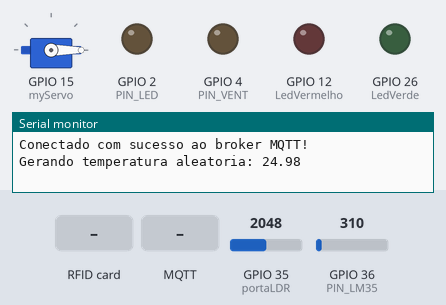
Recording of a sketch running on a simulated ESP32. Parts: servo, output pins drawn as LEDs (lit = HIGH), the last lines printed to the serial monitor. The test bench sets the inputs (shaded band); at power-on: GPIO 36 (PIN_LM35) = 310, GPIO 35 (portaLDR) = 2048. WiFi joins after 1.5 s; servers stay silent unless stated; no MQTT or app messages arrive unless stated.

Above: at 2.7 s.
2.8 s: RFID card 27 6E 6A C9 held to the reader
At 4.9 s:
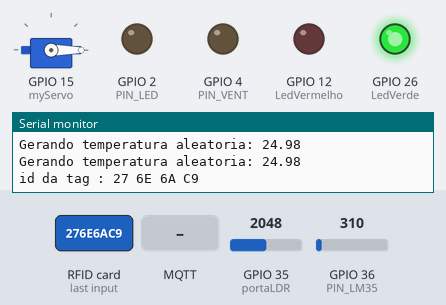
7.1 s: MQTT message "L" arrives on the first subscribed topic
At 9.8 s:
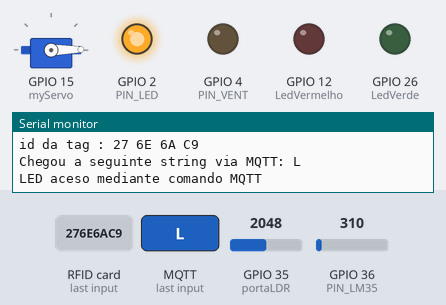
10.1 s: GPIO 36 (PIN_LM35) set to 553
11.8 s: GPIO 36 (PIN_LM35) set to 651
At 13.8 s:
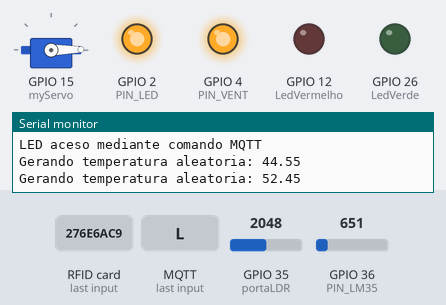
14.1 s: RFID card 5E 7A 19 C4 held to the reader
At 15.4 s:
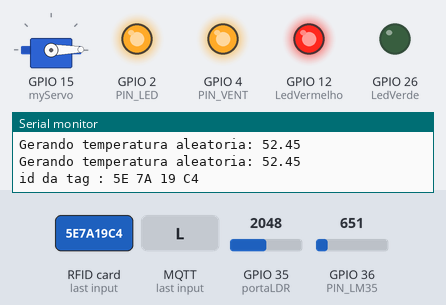
18.2 s: MQTT message "D" arrives on the first subscribed topic
At 19.5 s:
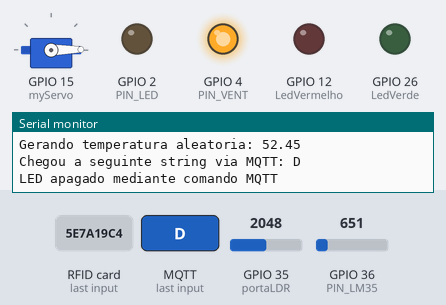
Timing chart, 0 to 21.2 s (numbered marks = the images above; inputs shaded):
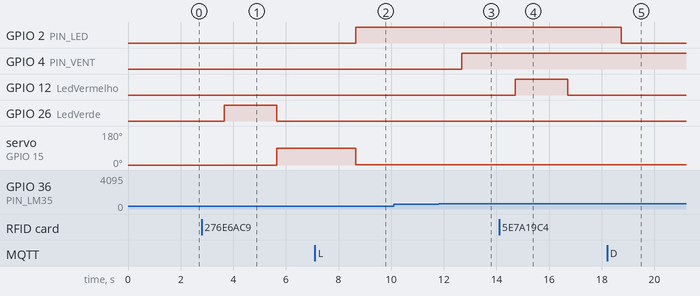

The sketch:

Codigo_ESP32_IOT.ino
```cpp
/*******************************************************************************************************************************************************
                                         -- TRABALHO INTERDISCIPLINAR: IOT --

 ALUNO: Ramon Vinícius Silva Corrêa
 TURMA: 3132.1.00

********************************************************************************************************************************************************/
                                              /*-- INCLUSÃO DE BIBLIOTECAS --*/
#include <WiFi.h> //Biblioteca para Wi-Fi
#include <PubSubClient.h> //Biblioteca para Pub e Sub
#include <SPI.h> //iblioteca para comunicação SPI do sensor RFID
#include <MFRC522.h> //Biblioteca para sensor RFID
#include <Servo.h> //Biblioteca para Servo Motor
#include <Wire.h>

/*******************************************************************************************************************************************************/
                                        /*-- DEFINIÇÕES PARA SENSOR RFID --*/

#define ID "27 6E 6A C9" //Define ID que será aceito pelo sensor RFID
#define LedVerde 26 //Define pino para Led Verde de indicação de "ACESSO LIBERADO"
#define LedVermelho 12 //Define pino para Led vermelho de indicação de "ACESSO NEGADO"
#define SS_PIN 14
#define RST_PIN 27

/*******************************************************************************************************************************************************/
                                        /*-- DEFINIÇÕES PARA SENSOR LDR --*/

#define portaLDR 35 //Define pino para sensor LDR
#define PIN_LED 2 //Define pino para LED
#define LED_BUILTIN 2

/*******************************************************************************************************************************************************/
                                        /*-- DEFINIÇÕES PARA SENSOR DE TEMPERATURA --*/

#define ADC_VREF_mV    3300.0 // in millivolt
#define ADC_RESOLUTION 4096.0
#define PIN_LM35       A0 //define pino analógico para LM35
#define PIN_VENT       4 //Define pino para acionar o cooler

/*******************************************************************************************************************************************************/
                                                    /*-- DEFINIÇÕES PARA MQTT --*/

#define TOPICO_SUBSCRIBE_LED         "topico_liga_desliga_led"
#define TOPICO_SUBSCRIBE_RFID        "topico_rfid"
#define TOPICO_SUBSCRIBE_VENT        "topico_vent"
#define TOPICO_PUBLISH_TEMPERATURA   "topico_sensor_temperatura"
#define TOPICO_PUBLISH_RFID          "topico_rfid"
#define TOPICO_PUBLISH_LDR           "topico_liga_desliga_led"
#define ID_MQTT  "Trabalho_3_IOT"     //id mqtt (para identificação de sessão)

const char* SSID     = "LIVE TIM_0820_2G"; // SSID / nome da rede WI-FI que deseja se conectar
const char* PASSWORD = "a3ehn6rep6"; // Senha da rede WI-FI que deseja se conectar
const char* BROKER_MQTT = "test.mosquitto.org";
int BROKER_PORT = 1883; // Porta do Broker MQTT

/*******************************************************************************************************************************************************/
                                                    /*-- VARIÁVEIS E OBJETOS GLOBAIS --*/

WiFiClient espClient; // Cria o objeto espClient
PubSubClient MQTT(espClient); // Instancia o Cliente MQTT passando o objeto espClient
MFRC522 mfrc522(SS_PIN, RST_PIN);   // define os pinos de controle do modulo de leitura de cartoes RFID
Servo myServo; //Cria objeto para servo motor

int j = 0, k=0; //Variáveis para flag
int adcVal = analogRead(PIN_LM35); //Variável para guardar valor do sensor de temperatura
int ativaServo = 0;

/*******************************************************************************************************************************************************/
                                                    /*-- PROTOTYPES --*/

void initWiFi(void);
void initMQTT(void);
void mqtt_callback(char* topic, byte* payload, unsigned int length);
void reconnectMQTT(void);
void reconnectWiFi(void);
void VerificaConexoesWiFIEMQTT(void);

/*******************************************************************************************************************************************************/
                                                    /*-- FUNÇÃO PARA CONECTAR-SE AO WI-FI --*/

void initWiFi(void)
{
  delay(10); //Delay de 10 milissegundos
  Serial.println("------Conexao WI-FI------"); //Imprime mensagem no monitor serial
  Serial.print("Conectando-se na rede: "); //Imprime mensagem no monitor serial
  Serial.println(SSID); //Imprime mensagem no monitor serial
  Serial.println("Aguarde"); //Imprime mensagem no monitor serial
  reconnectWiFi(); //Chama função para reconectar o Wi-Fi
}

/*******************************************************************************************************************************************************/
                                                    /*-- FUNÇÃO PARA CONECTAR-SE AO MQTT --*/

void initMQTT(void)
{
  MQTT.setServer(BROKER_MQTT, BROKER_PORT);   //informa qual broker e porta deve ser conectado
  MQTT.setCallback(mqtt_callback);            //atribui função de callback (função chamada quando qualquer informação de um dos tópicos subescritos chega)
}

/*******************************************************************************************************************************************************/
                                                    /*-- FUNÇÃO DE CALLBACK--*/

//esta função é chamada toda vez que uma informação de um dos tópicos subescritos chega

void mqtt_callback(char* topic, byte* payload, unsigned int length)
{
  char str_LDR[20] = {0};
  String msg;

  /* obtem a string do payload recebido */
  for (int i = 0; i < length; i++)
  {
    char c = (char)payload[i];
    msg += c;
  }

  Serial.print("Chegou a seguinte string via MQTT: ");
  Serial.println(msg);

  /* toma ação dependendo da string recebida */

/*----------------------------------------------------------------------*/
   //Se chegar a mensagem L acende um led e publica no MQTT
  if (msg.equals("L"))
  {
    digitalWrite(PIN_LED, HIGH);
    Serial.println("LED aceso mediante comando MQTT");
    sprintf(str_LDR, "LUZ ACESA");
    MQTT.publish(TOPICO_PUBLISH_LDR, str_LDR);
    j = 1;
  }

  //Se chegar a mensagem D desliga o led e publica no MQTT
  if (msg.equals("D"))
  {
    digitalWrite(PIN_LED, LOW);
    Serial.println("LED apagado mediante comando MQTT");
    sprintf(str_LDR, "LUZ APAGADA");
    MQTT.publish(TOPICO_PUBLISH_LDR, str_LDR);
    j=0;
  }
/*----------------------------------------------------------------------*/

  //Se chegar a mensagem 1 liga o cooler
    if (msg.equals("1"))
  {
    digitalWrite(PIN_VENT, HIGH);
    k = 1;
  }

  //Se chegar a mensagem 0 desliga o cooler
    if (msg.equals("0"))
  {
    digitalWrite(PIN_VENT, LOW);
    k = 0;
  }

/*----------------------------------------------------------------------*/

  //Se chegar a mensagem P liga o Led verde por 2seg
  if(msg.equals("P"))
  {
    digitalWrite(LedVerde, HIGH);
    delay(2000);
    digitalWrite(LedVerde, LOW);

    ativaServo = 1;


    if(ativaServo == 1)
    {
          for(int pos = 0; pos < 90; pos++)
            myServo.write(pos);

          delay(3000);

          for(int pos = 90; pos > 0; pos--)
             myServo.write(pos);

           ativaServo = 0;
    }
  }

  //Se chegar a mensagem N liga o led vermelho por 2seg
  if(msg.equals("N"))
  {
    digitalWrite(LedVermelho, HIGH);
    delay(2000);
    digitalWrite(LedVermelho, LOW);
  }
}

/*******************************************************************************************************************************************************/
                                                    /*-- FUNÇÃO DE RECONECTAR-SE AO BROKER MQTT--*/

void reconnectMQTT(void)
{
  while (!MQTT.connected())
  {
    Serial.print("* Tentando se conectar ao Broker MQTT: ");
    Serial.println(BROKER_MQTT);
    if (MQTT.connect(ID_MQTT))
    {
      Serial.println("Conectado com sucesso ao broker MQTT!");
      MQTT.subscribe(TOPICO_SUBSCRIBE_LED);
      MQTT.subscribe(TOPICO_SUBSCRIBE_RFID);
      MQTT.subscribe(TOPICO_SUBSCRIBE_VENT);
    }
    else
    {
      Serial.println("Falha ao reconectar no broker.");
      Serial.println("Havera nova tentatica de conexao em 2s");
      delay(2000);
    }
  }
}

/*******************************************************************************************************************************************************/
                                                    /*-- FUNÇÃO DE VERIFICAR CONEXÃO WI-FI E MQTT--*/
void VerificaConexoesWiFIEMQTT(void)
{
  if (!MQTT.connected())
    reconnectMQTT(); //se não há conexão com o Broker, a conexão é refeita
  reconnectWiFi(); //se não há conexão com o WiFI, a conexão é refeita
}

/*******************************************************************************************************************************************************/
                                                    /*-- FUNÇÃO PARA RECONECTAR-SE AO WI-FI--*/

void reconnectWiFi(void)
{
  //se já está conectado a rede WI-FI, nada é feito.
  //Caso contrário, são efetuadas tentativas de conexão
  if (WiFi.status() == WL_CONNECTED)
    return;
  WiFi.begin(SSID, PASSWORD); // Conecta na rede WI-FI
  while (WiFi.status() != WL_CONNECTED)
  {
    delay(100);
    Serial.print(".");
  }
  Serial.println();
  Serial.print("Conectado com sucesso na rede ");
  Serial.print(SSID);
  Serial.println("\nIP obtido: ");
  Serial.println(WiFi.localIP());
}

/*******************************************************************************************************************************************************/
                                                    /*-- FUNÇÃO PARA SENSOR RFID--*/
void sensorRFID()
{
  char rfid_str[20] = {0};

  if ( ! mfrc522.PICC_IsNewCardPresent()) {
     return;                 // se nao tiver um cartao para ser lido recomeça o void loop
  }
  if ( ! mfrc522.PICC_ReadCardSerial()) {
    return;                  //se nao conseguir ler o cartao recomeça o void loop tambem
  }

  String conteudo = "";      // cria uma string

  Serial.print("id da tag :"); //imprime na serial o id do cartao

  for (byte i = 0; i < mfrc522.uid.size; i++)
  {
    //faz uma verificacao dos bits da memoria do cartao
    //ambos comandos abaixo vão concatenar as informacoes do cartao...
    //porem os 2 primeiros irao mostrar na serial e os 2 ultimos guardarao os valores na string de conteudo para fazer as verificacoes
    Serial.print(mfrc522.uid.uidByte[i] < 0x10 ? " 0" : " ");
    Serial.print(mfrc522.uid.uidByte[i], HEX);
    conteudo.concat(String(mfrc522.uid.uidByte[i] < 0x10 ? " 0" : " "));
    conteudo.concat(String(mfrc522.uid.uidByte[i], HEX));
  }

Serial.println();
conteudo.toUpperCase(); // deixa as letras da string todas maiusculas

  if (conteudo.substring(1) == ID)// verifica se o ID do cartao lido tem o mesmo ID do cartao que queremos liberar o acesso
  {
     ativaServo = 1;
     digitalWrite(LedVerde, HIGH); //liga o led verde
     sprintf(rfid_str, "ACESSO PERMITIDO"); //Imprime no MQTT uma mensagem
     delay(2000); //Aguarda 2 segundos
     digitalWrite(LedVerde, LOW);//desliga o led verde


     MQTT.publish(TOPICO_PUBLISH_RFID, rfid_str);


  }

  else // caso o cartao lido nao foi registrado
  {

    digitalWrite(LedVermelho, HIGH); // liga o led vermelho
    sprintf(rfid_str, "ACESSO NEGADO"); //Imprime uma mensagem no MQTT
    delay(2000); //Aguarda 2 segundos
    digitalWrite(LedVermelho, LOW); // desliga o led vermelho
    MQTT.publish(TOPICO_PUBLISH_RFID, rfid_str);
  }


  if(ativaServo == 1)
  {
        for(int pos = 0; pos < 90; pos++)
          myServo.write(pos);

        delay(3000);

        for(int pos = 90; pos > 0; pos--)
           myServo.write(pos);

         ativaServo = 0;
  }
}

/*******************************************************************************************************************************************************/
                                                          /*-- FUNÇÃO PARA SENSOR LDR --*/
void leituraLDR()
{
  char str_LDR[20] = {0};
  int leitura = analogRead(portaLDR); // realizar leitura do sensor ldr

  if((analogRead(portaLDR) < 1000)&&(j==0)) //Verifica Luminosidade do ambiente
  {
    //Se a luminosidade estiver baixa acende o led
    digitalWrite(PIN_LED, HIGH);
    sprintf(str_LDR, "LUZ ACESA");
    MQTT.publish(TOPICO_PUBLISH_LDR, str_LDR);
  }

  else
  {
    //Se a luminosidade estiver alta deixa o led apagado
    digitalWrite(PIN_LED, LOW);
    sprintf(str_LDR, "LUZ APAGADA");
    MQTT.publish(TOPICO_PUBLISH_LDR, str_LDR);
  }
}

/*******************************************************************************************************************************************************/
                                                          /*-- INICIA O SETUP --*/
void setup()
{
  myServo.attach(15); //Define pino do servo
  myServo.write(0); //inicia o Servo motor em posição 0°

  Serial.begin(115200);  // inicia a comunicacao serial com o computador na velocidade de 115200 baud rate
  Serial.println("Disciplina IoT: acesso a nuvem via ESP32");

  pinMode(PIN_LED, OUTPUT);// programa LED interno como saida
  digitalWrite(PIN_LED, LOW);// inicia o LED apagado

  initWiFi(); //Inicializa a conexao wi-fi
  initMQTT();//Inicializa a conexao ao broker MQTT

  SPI.begin();   // inicia a comunicacao SPI que sera usada para comunicacao com o mudulo RFID
  mfrc522.PCD_Init();  //inicia o modulo RFID
  Serial.println("RFID + ESP32");
  Serial.println("Aguardando tag RFID para verificar o id da mesma.");
  pinMode(LedVerde, OUTPUT); //Define led verde como saida
  pinMode(LedVermelho, OUTPUT); //Define led vermelho como saida

  pinMode(PIN_VENT, OUTPUT); //Define pino do cooler como saida
}

/*******************************************************************************************************************************************************/
                                                          /*-- INICIA O LOOP --*/

void loop()
{
   /* garante funcionamento das conexões WiFi e ao broker MQTT */
  VerificaConexoesWiFIEMQTT();

/*------------------------------------------------------------------------------------------*/
                             /* -- COMANDOS PARA LM35 --*/


  int adcVal = analogRead(PIN_LM35); // Obtem o vaor ADC do sensor de temperatura
  float milliVolt = adcVal * (ADC_VREF_mV / ADC_RESOLUTION); //Converte o valor obtido em volts para milivolts
  float tempC = milliVolt / 10; //Converte o valor em volts para temperatura em graus celsius

  char temperatura_str[10] = {0};// cria string para temperatura

  sprintf(temperatura_str, "%.2fC", tempC); // formata a temperatura aleatoria  como string

  //  Publica a temperatura
  MQTT.publish(TOPICO_PUBLISH_TEMPERATURA, temperatura_str);
  Serial.print("Gerando temperatura aleatoria: ");
  Serial.println(tempC);

    if(k==0)
  {
    //Se o sensor detectar um valor maior que 50°C liga o cooler
      if(tempC > 50.00)
        digitalWrite(PIN_VENT, HIGH);

      else
        digitalWrite(PIN_VENT, LOW);
  }

/*--------------------------------------------------------------------------------------------*/

  sensorRFID(); //Chama função para sensor RFID

  if(j==0)
    leituraLDR(); //Chama função para LDR

  MQTT.loop();// keep-alive da comunicação com broker MQTT
  delay(2000); //Refaz o ciclo após 2 segundos
}
```

Measured:
- the behaviour switches between 620 and 621 on GPIO 36 (PIN_LM35) (found by bisection; images 2 and 3)
- after the input at 2.8 s, GPIO 26 (LedVerde): LOW → HIGH after 0.85 s, → LOW 2.0 s later; servo on GPIO 15 (myServo): 0° → 89° after 2.9 s
- after the input at 7.1 s, GPIO 2 (PIN_LED): LOW → HIGH after 1.6 s
- after the input at 11.8 s, GPIO 4 (PIN_VENT): LOW → HIGH after 0.88 s
- after the input at 14.1 s, GPIO 12 (LedVermelho): LOW → HIGH after 0.61 s, → LOW 2.0 s later
- after the input at 18.2 s, GPIO 2 (PIN_LED): HIGH → LOW after 0.54 s
